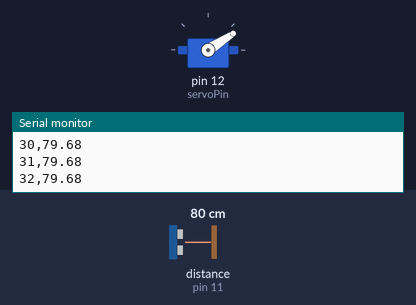
Bench run of a sketch on a simulated Arduino Uno, built with avr-gcc and run on an emulated ATmega328P. Shown: servo, the last lines printed to the serial monitor. Wiring (inferred from the names in the program): ultrasonic range finder: trigger pin 10; echo pin 11. Inputs (shaded band) come from the test bench; at power-on: distance to the obstacle (sensor on pin 11) 80 cm. The echo pulse lasts 58.3 µs per cm.

Above: at 1.7 s.
1.8 s: distance to the obstacle (sensor on pin 11) set to 299 cm
At 2.6 s:
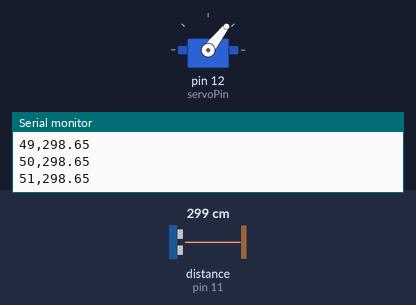
4.8 s: distance to the obstacle (sensor on pin 11) set to 2 cm
At 5.26 s:
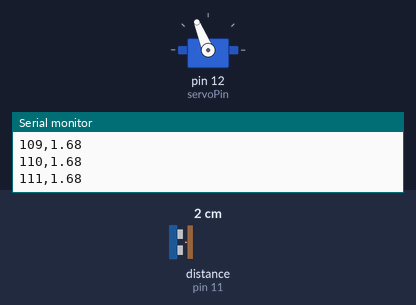
Timing chart, 0 to 13.8 s (numbered marks = the images above; inputs shaded):
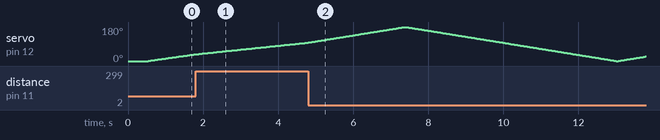

The sketch:

Smart_Scan_Radar.ino
```cpp
#include <Servo.h>

Servo radarServo;

const int servoPin = 12;
const int trigPin = 10;
const int echoPin = 11;

void setup() {
  Serial.begin(9600);

  radarServo.attach(servoPin);

  pinMode(trigPin, OUTPUT);
  pinMode(echoPin, INPUT);

  radarServo.write(0);
  delay(500);

  Serial.println("Radar Started");
}

float getDistance() {
  // Send ultrasonic pulse
  digitalWrite(trigPin, LOW);
  delayMicroseconds(2);

  digitalWrite(trigPin, HIGH);
  delayMicroseconds(10);

  digitalWrite(trigPin, LOW);

  // Measure echo
  long duration = pulseIn(echoPin, HIGH, 30000);

  // No echo received
  if (duration == 0) {
    return -1;
  }

  // Calculate distance in cm
  float distance = duration * 0.0343 / 2;

  return distance;
}

void loop() {

  // Scan from 0° to 180°
  for (int angle = 0; angle <= 180; angle++) {

    radarServo.write(angle);
    delay(30);

    float distance = getDistance();

    Serial.print(angle);
    Serial.print(",");
    Serial.println(distance);

  }

  // Scan from 180° back to 0°
  for (int angle = 180; angle >= 0; angle--) {

    radarServo.write(angle);
    delay(30);

    float distance = getDistance();

    Serial.print(angle);
    Serial.print(",");
    Serial.println(distance);
  }
}
```
